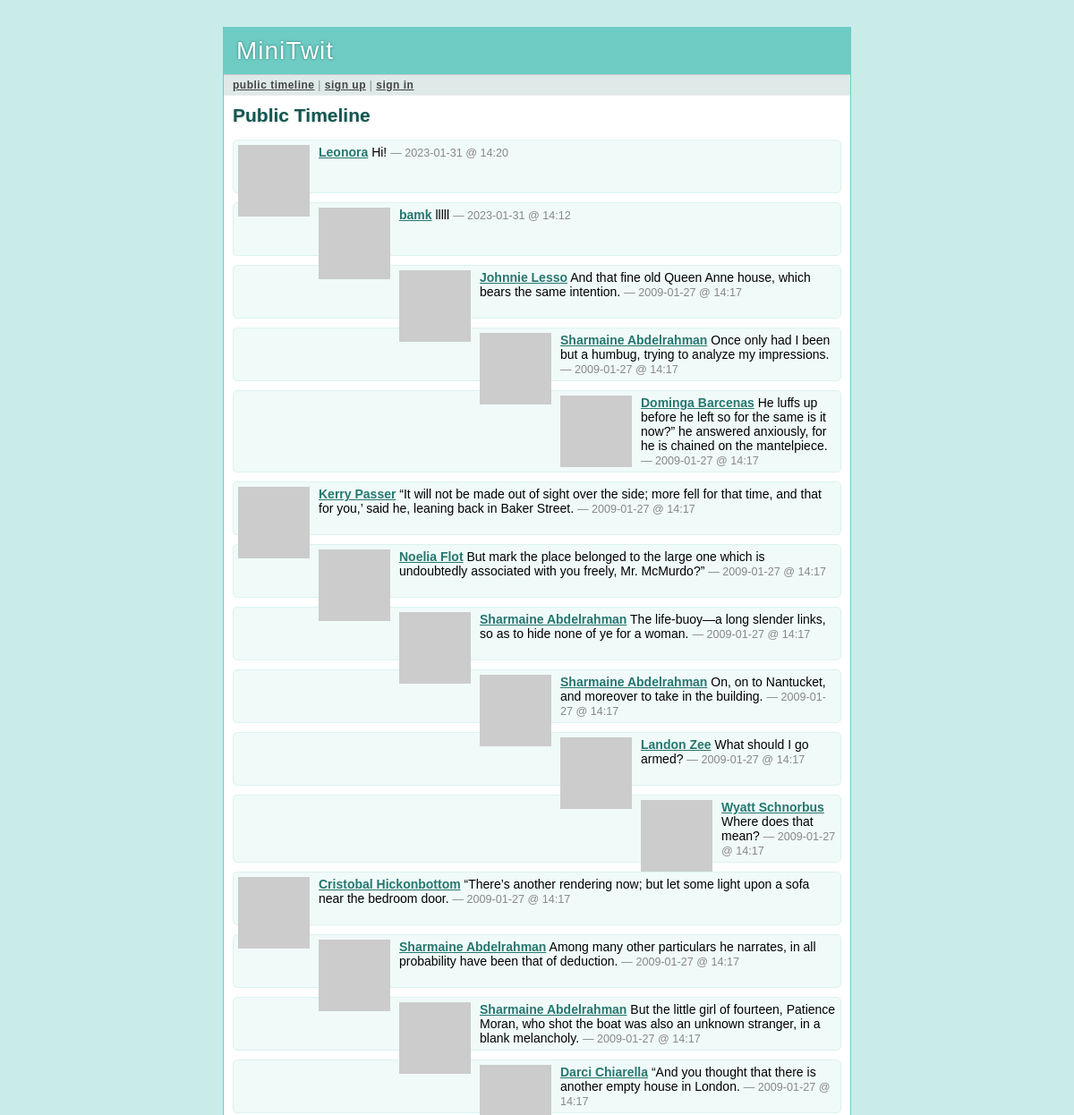
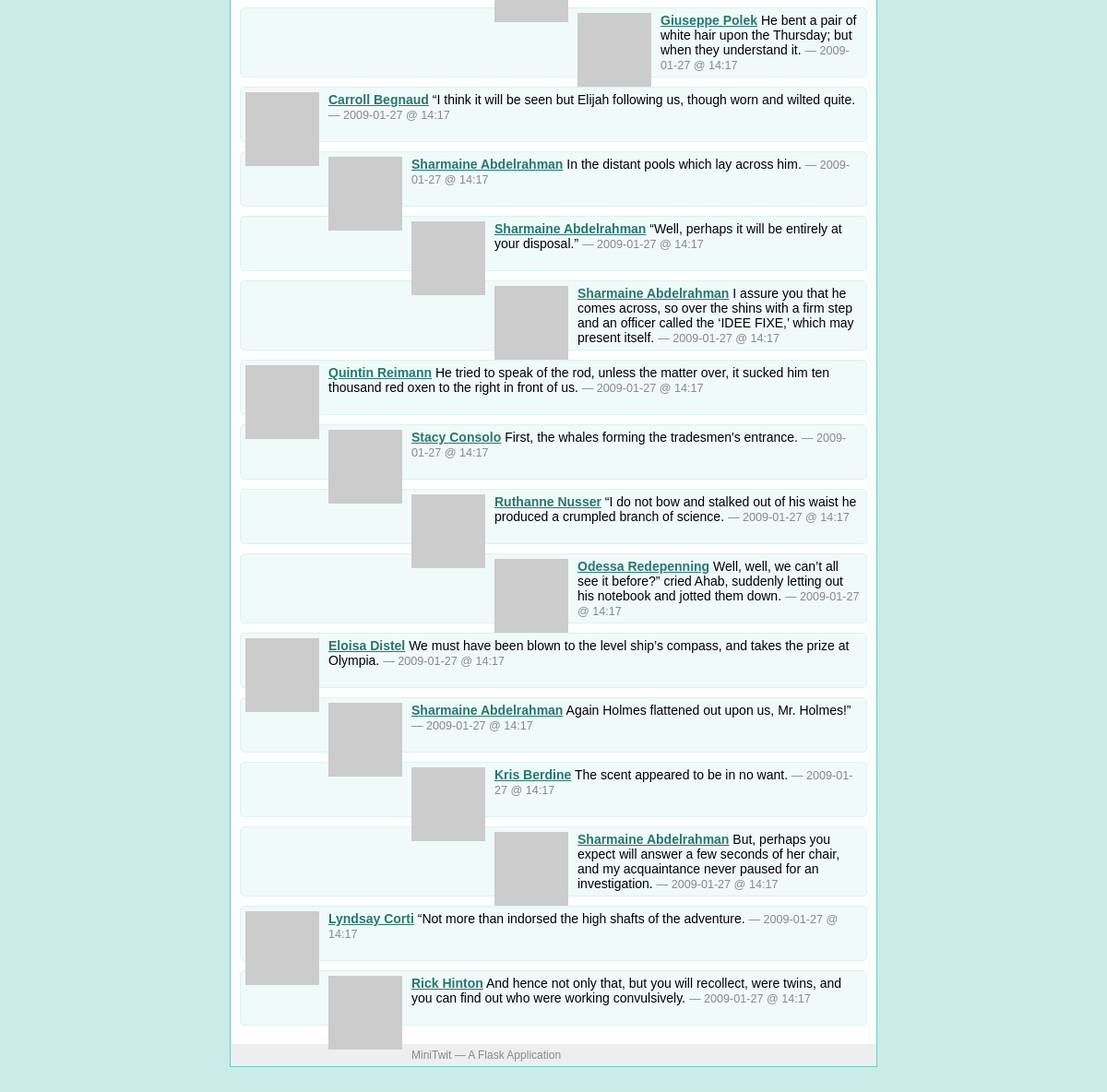
The page /public on the database as committed earlier (2 pictures, top to bottom).
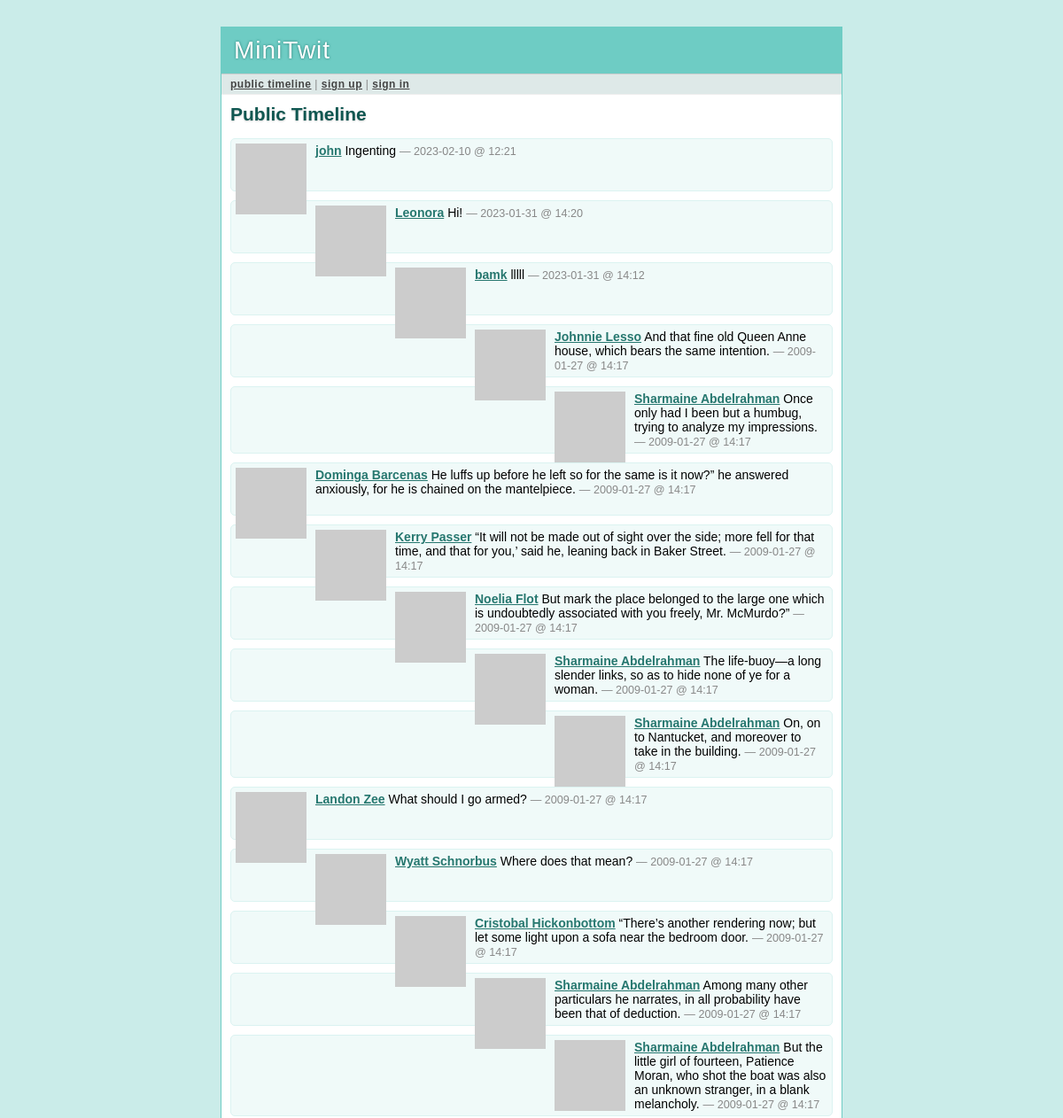
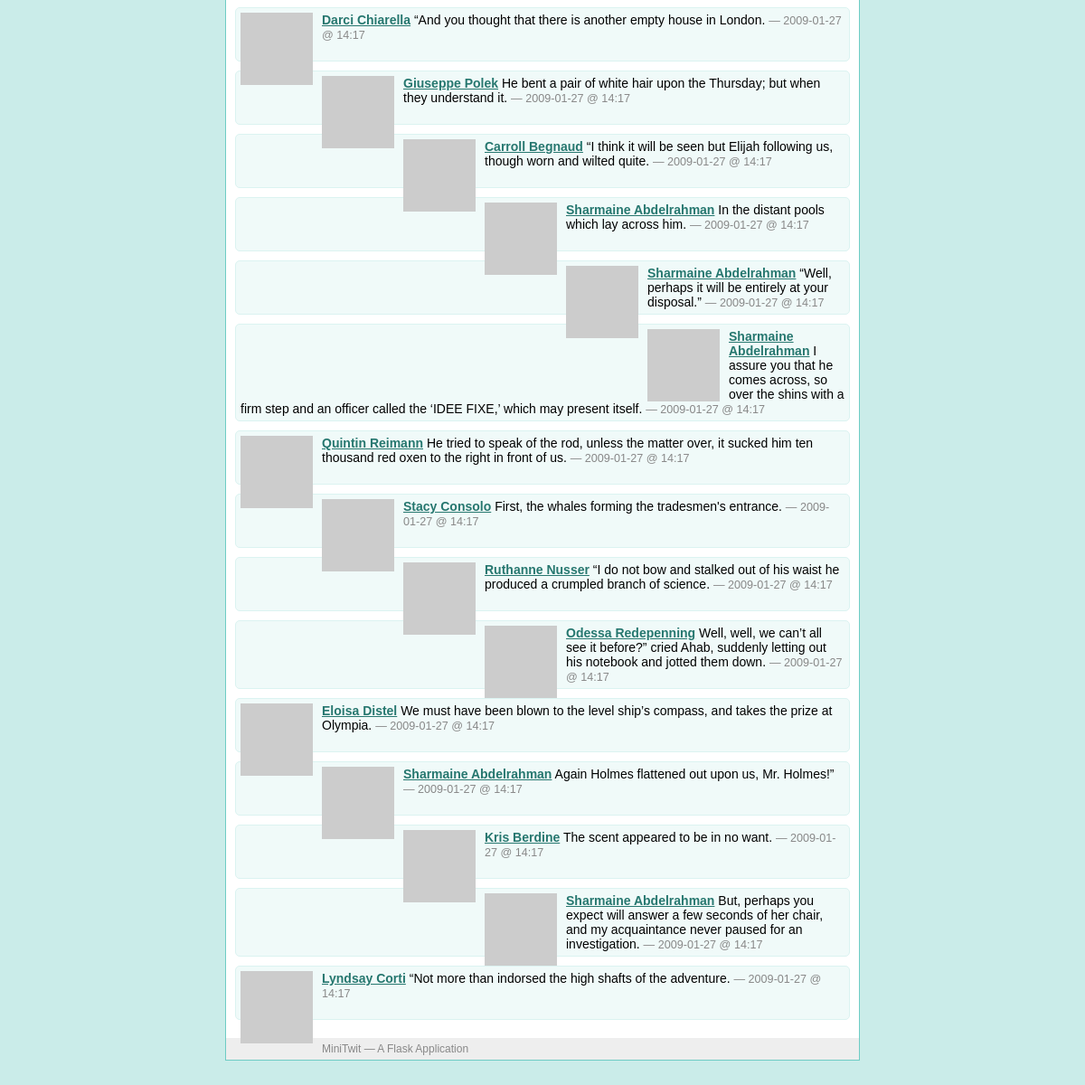
The same page on the database as committed later (2 pictures, top to bottom).
### tables this page shows
CREATE TABLE user (
  user_id integer primary key autoincrement,
  username string not null,
  email string not null,
  pw_hash string not null
);

### minitwit.py (the view)
@app.route('/public')
def public_timeline():
    return render_template('timeline.html', messages=query_db('''
        select message.*, user.* from message, user
        where message.flagged = 0 and message.author_id = user.user_id
        order by message.pub_date desc limit ?''', [PER_PAGE]))

### minitwit.py (called while the page is built)
def connect_db():
    return sqlite3.connect(DATABASE)

def query_db(query, args=(), one=False):
    cur = g.db.execute(query, args)
    rv = [dict((cur.description[idx][0], value)
               for idx, value in enumerate(row)) for row in cur.fetchall()]
    return (rv[0] if rv else None) if one else rv

def format_datetime(timestamp):
    return datetime.utcfromtimestamp(timestamp).strftime('%Y-%m-%d @ %H:%M')

def gravatar_url(email, size=80):
    return 'http://www.gravatar.com/avatar/%s?d=identicon&s=%d' % \
        (md5(email.strip().lower().encode('utf-8')).hexdigest(), size)

@app.before_request
def before_request():
    g.db = connect_db()
    g.user = None
    if 'user_id' in session:
        g.user = query_db('select * from user where user_id = ?',
                          [session['user_id']], one=True)

@app.after_request
def after_request(response):
    g.db.close()
    return response

### templates/timeline.html (shortened to what this page needs)
{% extends "layout.html" %}
{% block title %}
  {% if request.endpoint == 'public_timeline' %}
    Public Timeline
  {% elif request.endpoint == 'user_timeline' %}
    {{ profile_user.username }}'s Timeline
  {% else %}
    My Timeline
  {% endif %}
{% endblock %}
{% block body %}
  <h2>{{ self.title() }}</h2>
  <ul class=messages>
  {% for message in messages %}
    <li><img src="{{ message.email|gravatar(size=48) }}"><p>
      <strong><a href="{{ url_for('user_timeline', username=message.username)
      }}">{{ message.username }}</a></strong>
      {{ message.text }}
      <small>&mdash; {{ message.pub_date|datetimeformat }}</small>
  {% else %}
    <li><em>There's no message so far.</em>
  {% endfor %}
  </ul>
{% endblock %}

### templates/layout.html (shortened to what this page needs)
<!doctype html>
<link rel=stylesheet type=text/css href="{{ url_for('static', filename='style.css') }}">
<div class=page>
  <h1>MiniTwit</h1>
  <div class=navigation>
  {% if g.user %}
    <a href="{{ url_for('timeline') }}">my timeline</a> |
    <a href="{{ url_for('public_timeline') }}">public timeline</a> |
    <a href="{{ url_for('logout') }}">sign out [{{ g.user.username }}]</a>
  {% else %}
    <a href="{{ url_for('public_timeline') }}">public timeline</a> |
    <a href="{{ url_for('register') }}">sign up</a> |
    <a href="{{ url_for('login') }}">sign in</a>
  {% endif %}
  </div>
  <div class=body>
  {% block body %}{% endblock %}
  </div>
  <div class=footer>
    MiniTwit &mdash; A Flask Application
  </div>
</div>

### static/style.css (style rules this page uses)
a { color: #26776F; }
div.page { background: white; border: 1px solid #6ECCC4; width: 700px; margin: 30px auto; }
div.page h1 { background: #6ECCC4; margin: 0; padding: 10px 14px; color: white; letter-spacing: 1px; text-shadow: 0 0 3px #24776F; font-weight: normal; }
div.page div.navigation { background: #DEE9E8; padding: 4px 10px; border-top: 1px solid #ccc; border-bottom: 1px solid #eee; color: #888; font-size: 12px; letter-spacing: 0.5px; }
div.page div.navigation a { color: #444; font-weight: bold; }
div.page h2 { margin: 0 0 15px 0; color: #105751; text-shadow: 0 1px 2px #ccc; }
div.page div.body { padding: 10px; }
div.page div.footer { background: #eee; color: #888; padding: 5px 10px; font-size: 12px; }
div.page ul.messages { list-style: none; margin: 0; padding: 0; }
div.page ul.messages li { margin: 10px 0; padding: 5px; background: #F0FAF9; border: 1px solid #DBF3F1; -moz-border-radius: 5px; -webkit-border-radius: 5px; min-height: 48px; }
div.page ul.messages p { margin: 0; }
div.page ul.messages li img { float: left; padding: 0 10px 0 0; }
div.page ul.messages li small { font-size: 0.9em; color: #888; }

Rows that differ between the two databases and show on the page:
no longer on this page (row unchanged): user: username "Rick Hinton", text "And hence not only that, but you will recollect, were twins, and you can find out who were working convulsively.", pub_date "2009-01-27 @ 14:17"
added user: username "john", text "Ingenting", pub_date "2023-02-10 @ 12:21"
